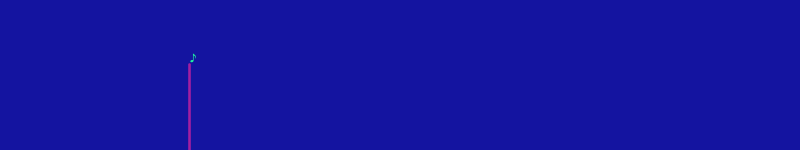
Frame 1 (no input)
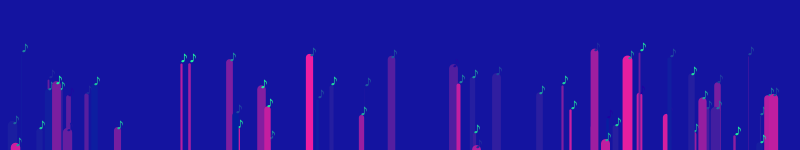
Frame 60 (the mouse pressed at the canvas centre just before this capture)
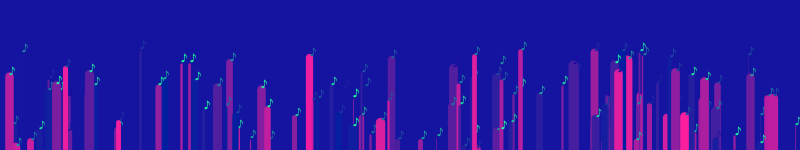
Frame 120 (the mouse held since frame 60 and released just before this capture)

The Processing sketch that drew these frames (run headless with seeded random() and noise(); from frame 60 on, the mouse is pressed at the canvas centre):

// Processing sketch: processing_140270
// ── processing_140270.pde

void setup(){
  size(800,150);
  background(20,20,160);
  frameRate(20);
}
float x;
float y;

void draw(){
  stroke(random(255),30,160);
  strokeWeight(random(10));
  fill(30,random(255),160);
  noteline();
}

void noteline(){
  x=random(800);
  y=random(100);
  line(x,150,x,150-y);
  text("♪",x,148-y);
}
